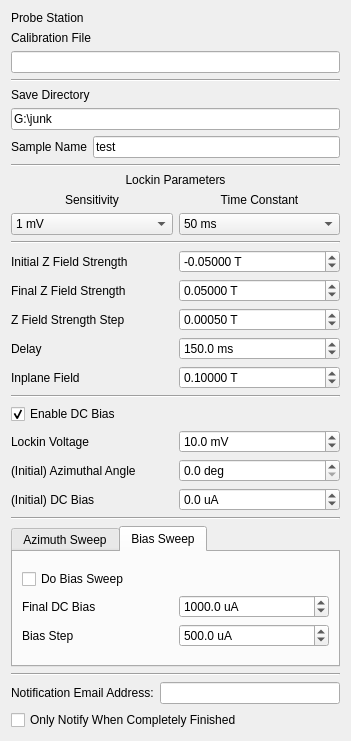
<?xml version="1.0" encoding="UTF-8"?>
<ui version="4.0">
 <class>Form</class>
 <widget class="QWidget" name="Form">
  <property name="geometry">
   <rect>
    <x>0</x>
    <y>0</y>
    <width>351</width>
    <height>741</height>
   </rect>
  </property>
  <property name="windowTitle">
   <string>Form</string>
  </property>
  <layout class="QVBoxLayout" name="verticalLayout">
    <item>
    <layout class="QGridLayout" name="station_params">
     <item row="0" column="0">
      <widget class="QLabel" name="label_12">
       <property name="enabled">
        <bool>true</bool>
       </property>
       <property name="text">
        <string>Probe Station</string>
       </property>
      </widget>
     </item>
     <item row="0" column="1">
      <widget class="QLabel" name="station_name">
       <property name="enabled">
        <bool>true</bool>
       </property>
      </widget>
     </item>
    <item row="2" column="0" colspan="2">
      <widget class="QLineEdit" name="calib_file"/>
     </item>
     <item row="1" column="0">
      <widget class="QLabel" name="label_12">
       <property name="enabled">
        <bool>true</bool>
       </property>
       <property name="text">
        <string>Calibration File</string>
       </property>
      </widget>
     </item>
    </layout>
   </item>
   <item>
    <widget class="Line" name="line">
     <property name="orientation">
      <enum>Qt::Horizontal</enum>
     </property>
    </widget>
   </item>
   <item>
    <layout class="QGridLayout" name="save_params">
     <item row="0" column="0" colspan="2">
      <widget class="QLabel" name="label_8">
       <property name="text">
        <string>Save Directory</string>
       </property>
      </widget>
     </item>
     <item row="1" column="0" colspan="2">
      <widget class="QLineEdit" name="save_dir">
       <property name="text">
        <string>G:\junk</string>
       </property>
       <property name="placeholderText">
        <string>C:\Users\</string>
       </property>
      </widget>
     </item>
     <item row="2" column="1">
      <widget class="QLineEdit" name="sample_name">
       <property name="text">
        <string>test</string>
       </property>
       <property name="placeholderText">
        <string>test</string>
       </property>
      </widget>
     </item>
     <item row="2" column="0">
      <widget class="QLabel" name="label_12">
       <property name="enabled">
        <bool>true</bool>
       </property>
       <property name="text">
        <string>Sample Name</string>
       </property>
      </widget>
     </item>
    </layout>
   </item>
   <item>
    <widget class="Line" name="line_3">
     <property name="orientation">
      <enum>Qt::Horizontal</enum>
     </property>
    </widget>
   </item>
   <item>
    <layout class="QGridLayout" name="lockin_params">
     <item row="2" column="0">
      <widget class="QComboBox" name="sensitivity">
       <property name="editable">
        <bool>false</bool>
       </property>
       <property name="currentIndex">
        <number>18</number>
       </property>
       <item>
        <property name="text">
         <string>0 V</string>
        </property>
       </item>
       <item>
        <property name="text">
         <string>2 nV</string>
        </property>
       </item>
       <item>
        <property name="text">
         <string>5 nV</string>
        </property>
       </item>
       <item>
        <property name="text">
         <string>10 nV</string>
        </property>
       </item>
       <item>
        <property name="text">
         <string>20 nV</string>
        </property>
       </item>
       <item>
        <property name="text">
         <string>50 nV</string>
        </property>
       </item>
       <item>
        <property name="text">
         <string>100 nV</string>
        </property>
       </item>
       <item>
        <property name="text">
         <string>200 nV</string>
        </property>
       </item>
       <item>
        <property name="text">
         <string>500 nV</string>
        </property>
       </item>
       <item>
        <property name="text">
         <string>1 μV</string>
        </property>
       </item>
       <item>
        <property name="text">
         <string>2 μV</string>
        </property>
       </item>
       <item>
        <property name="text">
         <string>5 μV</string>
        </property>
       </item>
       <item>
        <property name="text">
         <string>10 μV</string>
        </property>
       </item>
       <item>
        <property name="text">
         <string>20 μV</string>
        </property>
       </item>
       <item>
        <property name="text">
         <string>50 μV</string>
        </property>
       </item>
       <item>
        <property name="text">
         <string>100 μV</string>
        </property>
       </item>
       <item>
        <property name="text">
         <string>200 μV</string>
        </property>
       </item>
       <item>
        <property name="text">
         <string>500 μV</string>
        </property>
       </item>
       <item>
        <property name="text">
         <string>1 mV</string>
        </property>
       </item>
       <item>
        <property name="text">
         <string>2 mV</string>
        </property>
       </item>
       <item>
        <property name="text">
         <string>5 mV</string>
        </property>
       </item>
       <item>
        <property name="text">
         <string>10 mV</string>
        </property>
       </item>
       <item>
        <property name="text">
         <string>20 mV</string>
        </property>
       </item>
       <item>
        <property name="text">
         <string>50 mV</string>
        </property>
       </item>
       <item>
        <property name="text">
         <string>100 mV</string>
        </property>
       </item>
       <item>
        <property name="text">
         <string>200 mV</string>
        </property>
       </item>
       <item>
        <property name="text">
         <string>500 mV</string>
        </property>
       </item>
       <item>
        <property name="text">
         <string>1 V</string>
        </property>
       </item>
      </widget>
     </item>
     <item row="1" column="1">
      <widget class="QLabel" name="label_3">
       <property name="text">
        <string>Time Constant</string>
       </property>
       <property name="alignment">
        <set>Qt::AlignCenter</set>
       </property>
      </widget>
     </item>
     <item row="1" column="0">
      <widget class="QLabel" name="label_2">
       <property name="text">
        <string>Sensitivity</string>
       </property>
       <property name="alignment">
        <set>Qt::AlignCenter</set>
       </property>
      </widget>
     </item>
     <item row="2" column="1">
      <widget class="QComboBox" name="time_constant">
       <property name="currentText">
        <string>50 ms</string>
       </property>
       <property name="currentIndex">
        <number>10</number>
       </property>
       <item>
        <property name="text">
         <string>10 μs</string>
        </property>
       </item>
       <item>
        <property name="text">
         <string>20 μs</string>
        </property>
       </item>
       <item>
        <property name="text">
         <string>40 μs</string>
        </property>
       </item>
       <item>
        <property name="text">
         <string>80 μs</string>
        </property>
       </item>
       <item>
        <property name="text">
         <string>160 μs</string>
        </property>
       </item>
       <item>
        <property name="text">
         <string>320 μs</string>
        </property>
       </item>
       <item>
        <property name="text">
         <string>640 μs</string>
        </property>
       </item>
       <item>
        <property name="text">
         <string>5 ms</string>
        </property>
       </item>
       <item>
        <property name="text">
         <string>10 ms</string>
        </property>
       </item>
       <item>
        <property name="text">
         <string>20 ms</string>
        </property>
       </item>
       <item>
        <property name="text">
         <string>50 ms</string>
        </property>
       </item>
       <item>
        <property name="text">
         <string>100 ms</string>
        </property>
       </item>
       <item>
        <property name="text">
         <string>200 ms</string>
        </property>
       </item>
       <item>
        <property name="text">
         <string>500 ms</string>
        </property>
       </item>
       <item>
        <property name="text">
         <string>1 s</string>
        </property>
       </item>
       <item>
        <property name="text">
         <string>2 s</string>
        </property>
       </item>
       <item>
        <property name="text">
         <string>5 s</string>
        </property>
       </item>
       <item>
        <property name="text">
         <string>10 s</string>
        </property>
       </item>
       <item>
        <property name="text">
         <string>20 s</string>
        </property>
       </item>
       <item>
        <property name="text">
         <string>50 s</string>
        </property>
       </item>
       <item>
        <property name="text">
         <string>100 s</string>
        </property>
       </item>
       <item>
        <property name="text">
         <string>200 s</string>
        </property>
       </item>
       <item>
        <property name="text">
         <string>500 s</string>
        </property>
       </item>
       <item>
        <property name="text">
         <string>1 ks</string>
        </property>
       </item>
       <item>
        <property name="text">
         <string>2 ks</string>
        </property>
       </item>
       <item>
        <property name="text">
         <string>5 ks</string>
        </property>
       </item>
       <item>
        <property name="text">
         <string>10 ks</string>
        </property>
       </item>
       <item>
        <property name="text">
         <string>20 ks</string>
        </property>
       </item>
       <item>
        <property name="text">
         <string>50 ks</string>
        </property>
       </item>
      </widget>
     </item>
     <item row="0" column="0" colspan="2">
      <widget class="QLabel" name="label_7">
       <property name="text">
        <string>Lockin Parameters</string>
       </property>
       <property name="alignment">
        <set>Qt::AlignCenter</set>
       </property>
      </widget>
     </item>
    </layout>
   </item>
   <item>
    <widget class="Line" name="line">
     <property name="orientation">
      <enum>Qt::Horizontal</enum>
     </property>
    </widget>
   </item>
   <item>
    <layout class="QGridLayout" name="initial_params">
     <item row="2" column="0">
      <widget class="QLabel" name="label_9">
       <property name="text">
        <string>Z Field Strength Step</string>
       </property>
      </widget>
     </item>
     <item row="1" column="0">
      <widget class="QLabel" name="label_19">
       <property name="text">
        <string>Final Z Field Strength</string>
       </property>
      </widget>
     </item>
     <item row="2" column="1">
      <widget class="QDoubleSpinBox" name="field_z_step">
       <property name="suffix">
        <string> T</string>
       </property>
       <property name="decimals">
        <number>5</number>
       </property>
       <property name="minimum">
        <double>0.000000000000000</double>
       </property>
       <property name="maximum">
        <double>0.270000000000000</double>
       </property>
       <property name="singleStep">
        <double>0.000010000000000</double>
       </property>
       <property name="value">
        <double>0.000500000000000</double>
       </property>
      </widget>
     </item>
     <item row="0" column="1">
      <widget class="QDoubleSpinBox" name="field_z_start">
       <property name="suffix">
        <string> T</string>
       </property>
       <property name="decimals">
        <number>5</number>
       </property>
       <property name="minimum">
        <double>-0.270000000000000</double>
       </property>
       <property name="maximum">
        <double>0.270000000000000</double>
       </property>
       <property name="singleStep">
        <double>0.000010000000000</double>
       </property>
       <property name="value">
        <double>-0.050000000000000</double>
       </property>
      </widget>
     </item>
     <item row="1" column="1">
      <widget class="QDoubleSpinBox" name="field_z_end">
       <property name="suffix">
        <string> T</string>
       </property>
       <property name="decimals">
        <number>5</number>
       </property>
       <property name="minimum">
        <double>0.000000000000000</double>
       </property>
       <property name="maximum">
        <double>0.270000000000000</double>
       </property>
       <property name="singleStep">
        <double>0.000010000000000</double>
       </property>
       <property name="value">
        <double>0.050000000000000</double>
       </property>
      </widget>
     </item>
     <item row="3" column="0">
      <widget class="QLabel" name="label_15">
       <property name="text">
        <string>Delay</string>
       </property>
      </widget>
     </item>
     <item row="3" column="1">
      <widget class="QDoubleSpinBox" name="delay">
       <property name="suffix">
        <string> ms</string>
       </property>
       <property name="decimals">
        <number>1</number>
       </property>
       <property name="maximum">
        <double>10000.000000000000000</double>
       </property>
       <property name="value">
        <double>150.000000000000000</double>
       </property>
      </widget>
     </item>
     <item row="0" column="0">
      <widget class="QLabel" name="label_14">
       <property name="text">
        <string>Initial Z Field Strength</string>
       </property>
      </widget>
     </item>
     <item row="4" column="0">
      <widget class="QLabel" name="label_10">
       <property name="text">
        <string>Inplane Field</string>
       </property>
      </widget>
     </item>
     <item row="4" column="1">
      <widget class="QDoubleSpinBox" name="field_strength_ip">
       <property name="suffix">
        <string> T</string>
       </property>
       <property name="decimals">
        <number>5</number>
       </property>
       <property name="minimum">
        <double>-0.270000000000000</double>
       </property>
       <property name="maximum">
        <double>0.270000000000000</double>
       </property>
       <property name="singleStep">
        <double>0.000010000000000</double>
       </property>
       <property name="value">
        <double>0.100000000000000</double>
       </property>
      </widget>
     </item>
    </layout>
   </item>
   <item>
    <widget class="Line" name="line_4">
     <property name="orientation">
      <enum>Qt::Horizontal</enum>
     </property>
    </widget>
   </item>
   <item>
    <widget class="QCheckBox" name="use_bias">
     <property name="text">
      <string>Enable DC Bias</string>
     </property>
     <property name="checked">
      <bool>true</bool>
     </property>
     <property name="tristate">
      <bool>false</bool>
     </property>
    </widget>
   </item>
   <item>
    <layout class="QGridLayout" name="gridLayout_4">
     <item row="0" column="0">
      <widget class="QLabel" name="label">
       <property name="text">
        <string>Lockin Voltage</string>
       </property>
      </widget>
     </item>
     <item row="2" column="0">
      <widget class="QLabel" name="label_4">
       <property name="text">
        <string>(Initial) Azimuthal Angle</string>
       </property>
      </widget>
     </item>
     <item row="2" column="1">
      <widget class="QDoubleSpinBox" name="azimuth_start">
       <property name="suffix">
        <string> deg</string>
       </property>
       <property name="decimals">
        <number>1</number>
       </property>
       <property name="maximum">
        <double>360.000000000000000</double>
       </property>
       <property name="singleStep">
        <double>0.500000000000000</double>
       </property>
      </widget>
     </item>
     <item row="0" column="1">
      <widget class="QDoubleSpinBox" name="lockin_voltage">
       <property name="suffix">
        <string> mV</string>
       </property>
       <property name="decimals">
        <number>1</number>
       </property>
       <property name="maximum">
        <double>5000.000000000000000</double>
       </property>
       <property name="singleStep">
        <double>0.100000000000000</double>
       </property>
       <property name="value">
        <double>10.000000000000000</double>
       </property>
      </widget>
     </item>
     <item row="3" column="0">
      <widget class="QLabel" name="label_21">
       <property name="text">
        <string>(Initial) DC Bias</string>
       </property>
      </widget>
     </item>
     <item row="3" column="1">
      <widget class="QDoubleSpinBox" name="bias_start">
       <property name="suffix">
        <string> uA</string>
       </property>
       <property name="decimals">
        <number>1</number>
       </property>
       <property name="minimum">
        <double>-100000.000000000000000</double>
       </property>
       <property name="maximum">
        <double>100000.000000000000000</double>
       </property>
      </widget>
     </item>
    </layout>
   </item>
   <item>
    <widget class="Line" name="line_6">
     <property name="orientation">
      <enum>Qt::Horizontal</enum>
     </property>
    </widget>
   </item>
   <item>
    <widget class="QTabWidget" name="tabs">
     <property name="currentIndex">
      <number>1</number>
     </property>
     <widget class="QWidget" name="tab">
      <property name="styleSheet">
       <string notr="true"/>
      </property>
      <attribute name="title">
       <string>Azimuth Sweep</string>
      </attribute>
      <layout class="QVBoxLayout" name="verticalLayout_2">
       <item>
        <layout class="QGridLayout" name="gridLayout_2">
         <item row="1" column="0">
          <widget class="QLabel" name="label_5">
           <property name="text">
            <string>Final Azimuthal Angle</string>
           </property>
          </widget>
         </item>
         <item row="1" column="1">
          <widget class="QDoubleSpinBox" name="azimuth_end">
           <property name="suffix">
            <string> deg</string>
           </property>
           <property name="maximum">
            <double>360.000000000000000</double>
           </property>
           <property name="value">
            <double>355.000000000000000</double>
           </property>
          </widget>
         </item>
         <item row="2" column="0">
          <widget class="QLabel" name="label_6">
           <property name="text">
            <string>Azimuth Step</string>
           </property>
          </widget>
         </item>
         <item row="2" column="1">
          <widget class="QDoubleSpinBox" name="azimuth_step">
           <property name="suffix">
            <string> deg</string>
           </property>
           <property name="maximum">
            <double>360.000000000000000</double>
           </property>
           <property name="value">
            <double>10.000000000000000</double>
           </property>
          </widget>
         </item>
         <item row="0" column="0" colspan="2">
          <widget class="QCheckBox" name="do_azimuth_sweep">
           <property name="text">
            <string>Do Azimuth Sweep</string>
           </property>
           <property name="tristate">
            <bool>false</bool>
           </property>
          </widget>
         </item>
        </layout>
       </item>
      </layout>
     </widget>
     <widget class="QWidget" name="tab_2">
      <attribute name="title">
       <string>Bias Sweep</string>
      </attribute>
      <layout class="QVBoxLayout" name="verticalLayout_3">
       <item>
        <layout class="QGridLayout" name="gridLayout">
         <item row="0" column="0" colspan="2">
          <widget class="QCheckBox" name="do_bias_sweep">
           <property name="text">
            <string>Do Bias Sweep</string>
           </property>
           <property name="tristate">
            <bool>false</bool>
           </property>
          </widget>
         </item>
         <item row="1" column="0">
          <widget class="QLabel" name="label_18">
           <property name="text">
            <string>Final DC Bias</string>
           </property>
          </widget>
         </item>
         <item row="1" column="1">
          <widget class="QDoubleSpinBox" name="bias_end">
           <property name="suffix">
            <string> uA</string>
           </property>
           <property name="decimals">
            <number>1</number>
           </property>
           <property name="minimum">
            <double>-100000.000000000000000</double>
           </property>
           <property name="maximum">
            <double>100000.000000000000000</double>
           </property>
           <property name="value">
            <double>1000.000000000000000</double>
           </property>
          </widget>
         </item>
         <item row="2" column="0">
          <widget class="QLabel" name="label_20">
           <property name="text">
            <string>Bias Step</string>
           </property>
          </widget>
         </item>
         <item row="2" column="1">
          <widget class="QDoubleSpinBox" name="bias_step">
           <property name="suffix">
            <string> uA</string>
           </property>
           <property name="decimals">
            <number>1</number>
           </property>
           <property name="maximum">
            <double>10000.000000000000000</double>
           </property>
           <property name="value">
            <double>500.000000000000000</double>
           </property>
          </widget>
         </item>
        </layout>
       </item>
      </layout>
     </widget>
    </widget>
   </item>
   <item>
    <widget class="Line" name="line_5">
     <property name="orientation">
      <enum>Qt::Horizontal</enum>
     </property>
    </widget>
   </item>
   <item>
    <layout class="QHBoxLayout" name="horizontalLayout">
     <item>
      <widget class="QLabel" name="label_17">
       <property name="text">
        <string>Notification Email Address:</string>
       </property>
      </widget>
     </item>
     <item>
      <widget class="QLineEdit" name="notify_email"/>
     </item>
    </layout>
   </item>
   <item>
    <widget class="QCheckBox" name="notify_at_end">
     <property name="text">
      <string>Only Notify When Completely Finished</string>
     </property>
    </widget>
   </item>
  </layout>
 </widget>
 <resources/>
 <connections/>
</ui>
